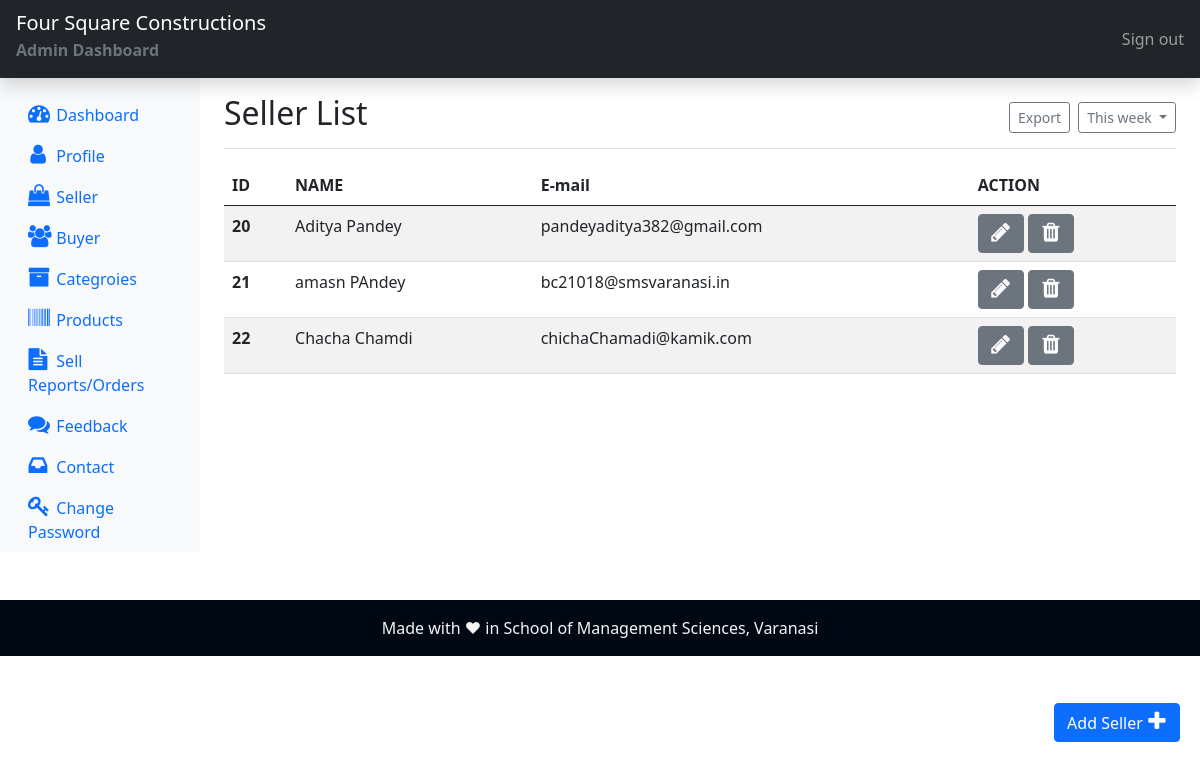
The app's page /admin/seller.php (signed in), older data.
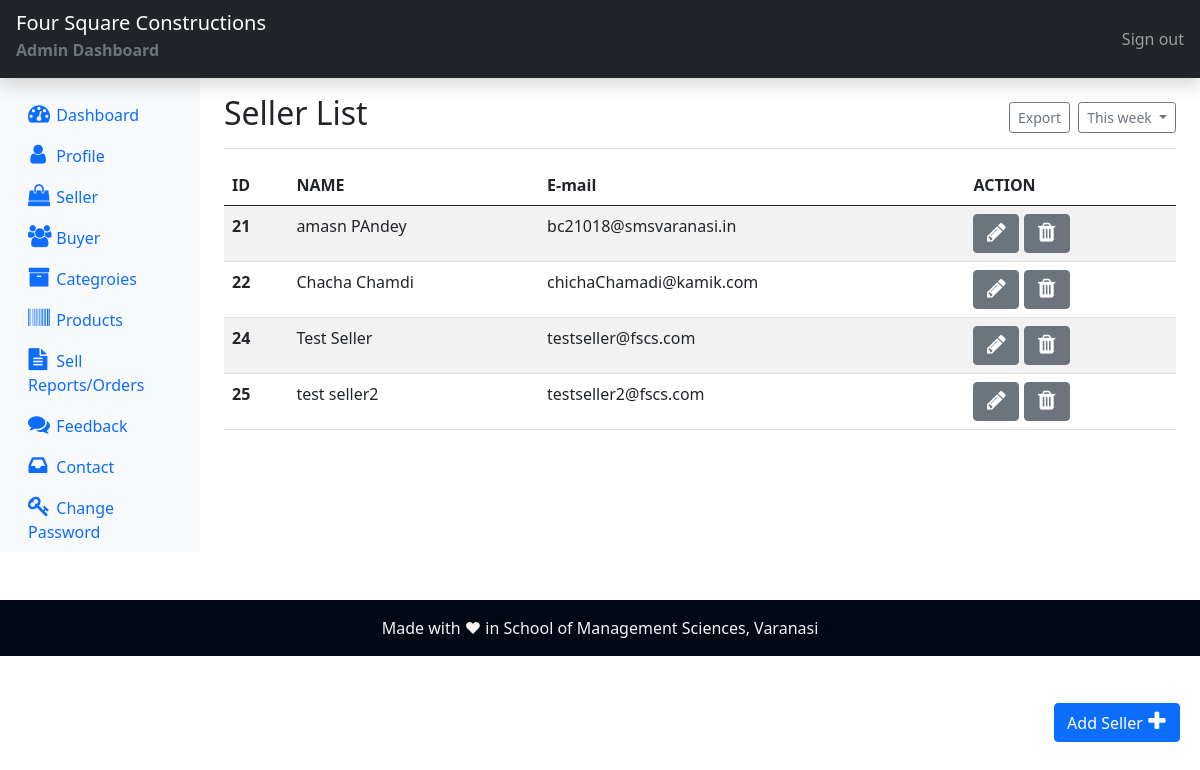
The same page, newer data.
### tables this page shows
CREATE TABLE `seller` (
  `se_id` int(11) NOT NULL,
  `se_fname` varchar(255) NOT NULL,
  `se_lname` varchar(255) NOT NULL,
  `se_email` varchar(255) NOT NULL,
  `se_password` varchar(255) NOT NULL,
  `se_img` text NOT NULL,
  `se_number` varchar(11) NOT NULL,
  `se_address` varchar(255) NOT NULL
);

### admin/seller.php (the view, shortened to what this page needs)
<?php
include("dashboard/header.inc.php");
include("dashboard/sidepane.inc.php");
include_once('../dbconnection.php');
?>
    <main class="col-md-9 ms-sm-auto col-lg-10 px-md-4">
      <div class="d-flex justify-content-between flex-wrap flex-md-nowrap align-items-center pt-3 pb-2 mb-3 border-bottom">
        <h1 class="h2">Seller List</h1>
        <div class="btn-toolbar mb-2 mb-md-0">
          <div class="btn-group me-2">
            <input type="button" class="btn btn-sm btn-outline-secondary" value="Export" onclick="window.print()"></input>
          </div>
          <button type="button" class="btn btn-sm btn-outline-secondary dropdown-toggle">
            This week
          </button>
        </div>
      </div>
<?php
    $sql = " SELECT * FROM seller ";
    $result = $conn->query($sql);
    if ($result->num_rows > 0) {
  ?>
      <table class="table table-striped table-hover">
  <thead>
    <tr>
      <th scope="col">ID</th>
      <th scope="col">NAME</th>
      <th scope="col">E-mail</th>
      <th scope="col">ACTION</th>
    </tr>
  </thead>
  <tbody>
  <?php
          while ($row = $result->fetch_assoc()) {
          ?>
    <tr>
      <th scope="row"><?php echo $row['se_id'] ?></th>
      <td><?php echo $row['se_fname']. " ".$row['se_lname'] ?></td>
      <td><?php echo $row['se_email'] ?></td>
      <td>
      <form method="POST" class="d-inline" action="editseller.php">
                  <button type="submit" class="btn btn-secondary" name="view" value="view"><i class="fa fa-pencil" aria-hidden="true"></i></button>
                </form>
                <form method="POST" class="d-inline" action="">
                  <button type="submit" class="btn btn-secondary" name="delete" value="delete"><i class="fa fa-trash" aria-hidden="true"></i></button>
                </form>
      </td>
    </tr>
    <?php
          } ?>
  </tbody>
</table>
<?php }
 else {
      echo ("Data not found");
    }
    ?>
<a class="btn btn-primary box mb-5" href="addseller.php">Add Seller&nbsp;<i class="fa fa-plus" aria-hidden="true"></i></a>
</main>
  </div>
</div>
<?php include("dashboard/footer.inc.php") ?>
</body>
</html>

Row changes from the older to the newer data that the page shows:
removed seller: se_id "20", se_fname "Aditya", se_lname "Pandey", se_email "pandeyaditya382@gmail.com"
added seller: se_id "24", se_fname "Test", se_lname "Seller", se_email "testseller@fscs.com"
added seller: se_id "25", se_fname "test", se_lname "seller2", se_email "testseller2@fscs.com"
